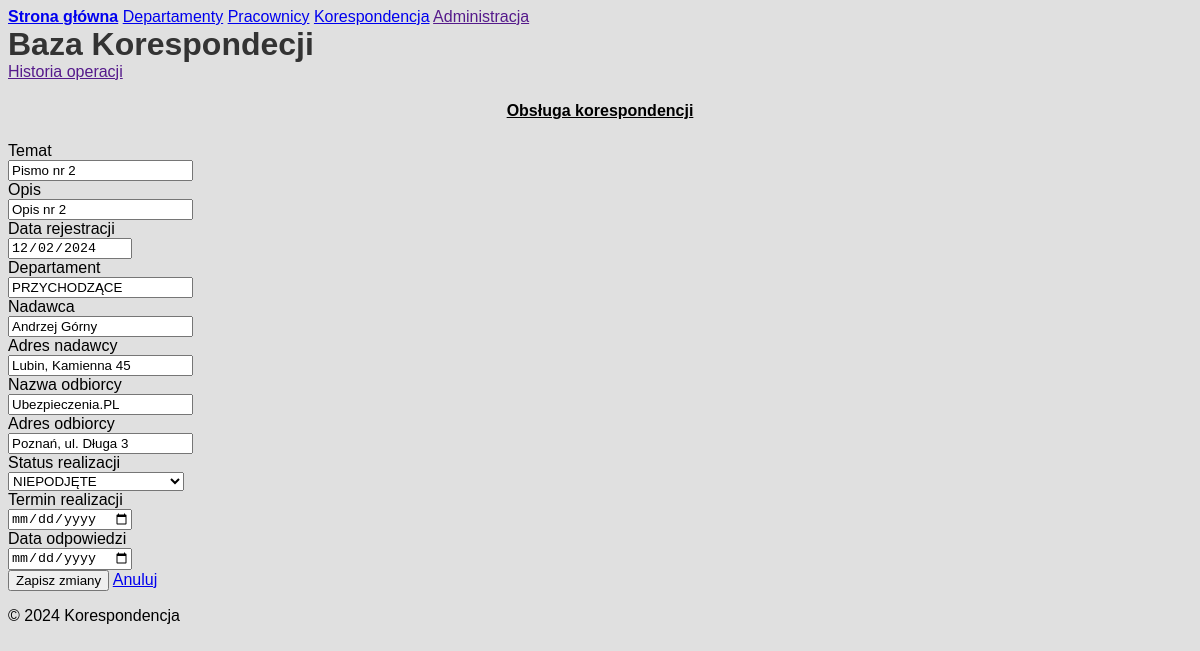
Screenshot of /edit_correspondence/2 with the database file from the repository.
### models.py (models this page shows, shortened)
class Correspondence(db.Model):
    __tablename__ = 'correspondence'
    corID = db.Column(db.Integer, primary_key=True)
    corSubject = db.Column(db.String(100), nullable=False, unique=False)
    corContent = db.Column(db.String(255), nullable=False, unique=False)
    corDate = db.Column(db.Date, nullable=False)
    corType = db.Column(db.Integer, nullable=False)
    corSenderName = db.Column(db.String(100), nullable=False)
    corSenderAddress = db.Column(db.String(255), nullable=False)
    corRecipientName = db.Column(db.String(100), nullable=False)
    corRecipientAddress = db.Column(db.String(255), nullable=False)
    depID = db.Column(db.Integer, db.ForeignKey("departament.depID"), nullable=True)
    empID = db.Column(db.Integer, db.ForeignKey("employee.empID"), nullable=True)
    attachments = db.relationship("Attachment", backref="correspondence", lazy=True)
    corStatus = db.Column(db.String(50), nullable=True)
    corDeadline = db.Column(db.Date, nullable=True)
    corComplited = db.Column(db.Date, nullable=True)

### app.py (the view, shortened to what this page needs)
@app.route('/edit_correspondence/<int:corID>', methods=['GET', 'POST'])
def edit_correspondence(corID):
    record = Correspondence.query.get_or_404(corID)
    return render_template('edit_correspondence.html', record=record)

### templates/edit_correspondence.html (shortened to what this page needs)
{% extends 'base.html' %}
{% block content %}
<div class="container" xmlns="http://www.w3.org/1999/html">
    <div class="columns">
        <div class="column col-12">
            <div class="text-center">
                <h4><u>Obsługa korespondencji</u></h4>
            </div>
        </div>
        <div class="column col-6">
            <form class="form-horizontal" method="post">
                <div class="form-group">
                    <div class="col-2">
                        <label class="form-label" for="corSubject">Temat</label>
                    </div>
                    <div class="col-10">
                        <input class="form-input" type="text" id="corSubject" name="corSubject" value="{{ record.corSubject }}" readonly>
                    </div>
                    <div class="col-2">
                        <label class="form-label" for="corContent">Opis</label>
                    </div>
                    <div class="col-10">
                        <input class="form-input" type="text" id="corContent" name="corContent" value="{{ record.corContent }}" readonly>
                    </div>
                    <div class="col-2">
                        <label class="form-label" for="corDate">Data rejestracji</label>
                    </div>
                    <div class="col-10">
                        <input class="form-input" type="date" id="corDate" name="corDate" value="{{ record.corDate }}" readonly>
                    </div>
                    <div class="col-2">
                        <label class="form-label" for="corType">Departament</label>
                    </div>
                    <div class="col-10">
                          <input class="form-input" type="text" id="corType" name="corType" value="{{ record.corType }}" readonly>
                    </div>
                     <div class="col-2">
                        <label class="form-label" for="corSenderName">Nadawca</label>
                    </div>
                    <div class="col-10">
                        <input class="form-input" type="text" id="corSenderName" name="corSenderName" value="{{ record.corSenderName }}" readonly>
                    </div>
                    <div class="col-2">
                        <label class="form-label" for="corSenderAddress">Adres nadawcy</label>
                    </div>
                    <div class="col-10">
                        <input class="form-input" type="text" id="corSenderAddress" name="corSenderAddress" value="{{ record.corSenderAddress }}" readonly>
                    </div>
                    <div class="col-2">
                        <label class="form-label" for="corRecipientName">Nazwa odbiorcy</label>
                    </div>
                    <div class="col-10">
                        <input class="form-input" type="text" id="corRecipientName" name="corRecipientName" value="{{ record.corRecipientName }}" readonly>
                    </div>
                    <div class="col-2">
                        <label class="form-label" for="corRecipientAddress">Adres odbiorcy</label>
                    </div>
                    <div class="col-10">
                        <input class="form-input" type="text" id="corRecipientAddress" name="corRecipientAddress" value="{{ record.corRecipientAddress }}" readonly>
                    </div>
                    <div class="col-2">
                        <label class="form-label" for="corStatus">Status realizacji</label>
                    </div>
                    <div class="col-10">
                          <select class="form-select" id="corStatus" name="corStatus">
                            <option value="NIEPODJĘTE" {% if record.corStatus == "NIEPODJĘTE" %}selected{% endif %}>NIEPODJĘTE</option>
                          </select>
                    </div>
                    <div class="col-2">
                        <label class="form-label" for="corDeadline">Termin realizacji</label>
                    </div>
                    <div class="col-10">
                        <input class="form-input" type="date" id="corDeadline" name="corDeadline" value="{{ record.corDeadline or '' }}">
                    </div>
                    <div class="col-2">
                        <label class="form-label" for="corComplited">Data odpowiedzi</label>
                    </div>
                    <div class="col-10">
                        <input class="form-input" type="date" id="corComplited" name="corComplited" value="{{ record.corComplited or '' }}">
                    </div>
                    <div class="col-6">
                        <button class="btn btn-primary" type="submit">Zapisz zmiany</button>
                        <a href="{{ url_for('cor_records') }}" class="btn btn">Anuluj</a>
                    </div>
                </div>
            </form>
        </div>
    </div>
</div>
{% endblock %}

### templates/base.html (style rules this page uses)
body { background-color: #e0e0e0; font-family: 'Helvetica'; }
h4, th, td { text-align: center; }

### rows the page displays
Correspondence: corSubject "Pismo nr 2", corContent "Opis nr 2", corDate "12/02/2024", corType "PRZYCHODZĄCE", corSenderName "Andrzej Górny", corSenderAddress "Lubin, Kamienna 45", corRecipientName "Ubezpieczenia.PL", corRecipientAddress "Poznań, ul. Długa 3"
